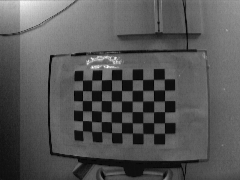
%> input picture DATA/PTU/output/pan/frame_00001.pgm, 240 x 180 px
$ octave modifyImageAccPanTilt.m   (GNU Octave 9; MATLAB toolbox functions it lacks are replaced by stand-ins)
%> lines starting %> are read from the running program, lines starting %| are printed output that depends on the picture
### calibration/computeRotationTranslationFromPanTiltAngle.m
function [T, R] = computeRotationTranslationFromPanTiltAngle(angle_panOrTilt, r_panOrTilt, v_panOrTilt, w_panOrTilt)
% computeRotationTranslationFromPanTiltAngle
%   angle_panOrTilt    		- The pan or tilt angle.
%   r_panOrTilt		    	- Rotation matrix for pan or tilt.
%   v_panOrTilt   			- Translation vector for pan or tilt.
%   w_panOrTilt 		   	- The L (s-s^T - I where s is the rotation axis)
%
% RETURN
%   T  			- The output Translation vector
%   R           - The output Rotation matrix
% DESCRIPTION
%   The function computes the Rotation matrix and Translation vector from a specific
%	pan or titl angle. See Eq. 7 and 8 in:
%	F. Barranco, C. Fermuller, Y. Aloimonos, T. Delbruck
%	Frontiers in Neuroscience: Neuromorphic Engineering, 1-16, 2015.
%
%   Copyright (C) 2015  Francisco Barranco, 01/12/2015, Universidad de Granada.
%   License, GNU GPL, free software, without any warranty.
%

% T(theta) = ((1-cos(theta)(r^T*r-I) + sin(theta)*Ar)*v
term1 = (1-cos(angle_panOrTilt))*(r_panOrTilt'*r_panOrTilt - eye(3));
term2 = sin(angle_panOrTilt)*[0 -r_panOrTilt(3) r_panOrTilt(2); r_panOrTilt(3) 0 -r_panOrTilt(1); -r_panOrTilt(2) r_panOrTilt(1) 0];
T = ((term1+term2)*v_panOrTilt')';

% R(theta) = w^T*w + cos(theta)*(I - w^T*w) + sin(theta)*Aw
term1 = w_panOrTilt'*w_panOrTilt;
term2 = cos(angle_panOrTilt)*(eye(3) - term1);
term3 = sin(angle_panOrTilt)*[0 -w_panOrTilt(3) w_panOrTilt(2); w_panOrTilt(3) 0 -w_panOrTilt(1); -w_panOrTilt(2) w_panOrTilt(1) 0];
R = term1 + term2 + term3;

end

### calibration/modifyImageAccPanTilt.m
% modifyImageAccPanTilt
%
% DESCRIPTION
%   This script modifies the image in the original geometry of the camera to a new
%	camera configuration. Please, take into account that this processing only works
%	when all the objects in the scene are in the same plane, since there is no information
%	of the real 3D position of the objects in the scene.
%
%   Copyright (C) 2015  Francisco Barranco, 01/12/2015, Universidad de Granada.
%   License, GNU GPL, free software, without any warranty.
%

% Apply transformation to original image according to the camera - PTU calibration
%

% This are example values
% angle_pan = 0;
% angle_tilt = -5*pi/180;

angle_pan = 0;
angle_tilt = -5*pi/180;

r_pan= [-0.052 0.997 -0.052];
r_tilt= [-0.940 0.324 -0.105];
v_pan= [46.554 312.956 -3.629];
v_tilt= [-221.493 -86.002 -2.419];
w_pan= [0.053 0.997 -0.053];
w_tilt= [-0.994 0.110 -0.016];

cameraParams.FocalLength= [546.0794 549.6377];
cameraParams.PrincipalPoint= [322.5364 246.0242];


% read images
%image_base = imresize(rgb2gray(imread('image_base.bmp')), [480 640]);
%image_m5tilt = imresize(rgb2gray(imread('image_m5tilt.bmp')), [480 640]);

image_base = imresize(rgb2gray(imread('./DATA/PTU/output/pan/frame_00001.pgm')), [480 640]);
%> image_base: size 480x640 uint8; min 0, max 255, mean 86.2
image_m5tilt = imresize(rgb2gray(imread('./DATA/PTU/output/pan/frame_00120.pgm')), [480 640]);
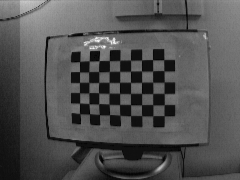
%> input picture DATA/PTU/output/tilt/frame_00120.pgm, 240 x 180 px
%> image_m5tilt: size 480x640 uint8; min 0, max 255, mean 81.4


% Compute the translation and rotation
[Trans_pan, Rot_pan] = computeRotationTranslationFromPanTiltAngle(angle_pan, r_pan, v_pan, w_pan);
[Trans_tilt, Rot_tilt] = computeRotationTranslationFromPanTiltAngle(angle_tilt, r_tilt, v_tilt, w_tilt);

% % Now get the coordinates
% [height,width] = size(image_base);
% [XX, YY] = meshgrid(1:width, 1:height);

% Apply pan transfromation
M_pan = [Rot_pan,Trans_pan'];
M_pan(4,:) = [0 0 0 1];

% Apply tilt transfromation
M_tilt = [Rot_tilt,Trans_tilt'];
M_tilt(4,:) = [0 0 0 1];
% [27 lines of commented-out code are left out]

%%
M = [Rot_tilt,Trans_tilt'];
M(4,:) = [0 0 0 1];

[height,width] = size(image_base);
%> height = 480; width = 640
[uu, vv] = meshgrid(1:width, 1:height);
X_realWorld = uu - cameraParams.PrincipalPoint(1);
Y_realWorld = vv - cameraParams.PrincipalPoint(2);
Z_realWorld = cameraParams.FocalLength(1);
% Z_realWorld = 0;

% From 3D to transformed 3D
X_trans = X_realWorld*M(1,1) + Y_realWorld*M(1,2) + Z_realWorld*M(1,3) + M(1,4);
Y_trans = X_realWorld*M(2,1) + Y_realWorld*M(2,2) + Z_realWorld*M(2,3) + M(2,4);
Z_trans = X_realWorld*M(3,1) + Y_realWorld*M(3,2) + Z_realWorld*M(3,3) + M(3,4);

% From 3D to 2D again
inv_Z = 1.0./Z_trans;
inv_Z(Z_trans==0)=1;
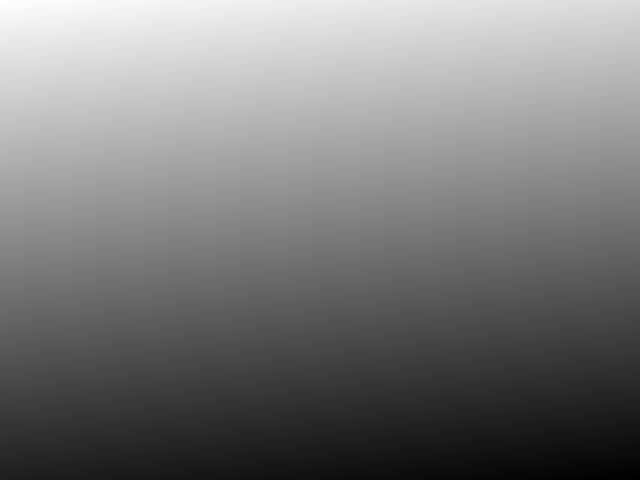
%> inv_Z: size 480x640 double; min 0.00181, max 0.00198, mean 0.00189; drawn with min black and max white

u = floor((cameraParams.FocalLength(1)*X_trans).*inv_Z + cameraParams.PrincipalPoint(1) +0.5);
v = floor((cameraParams.FocalLength(2)*Y_trans).*inv_Z + cameraParams.PrincipalPoint(2) +0.5);

UV(:,:,1)=u-uu; UV(:,:,2)=v-vv;
%> after `UV(:,:,1)=u-uu`:
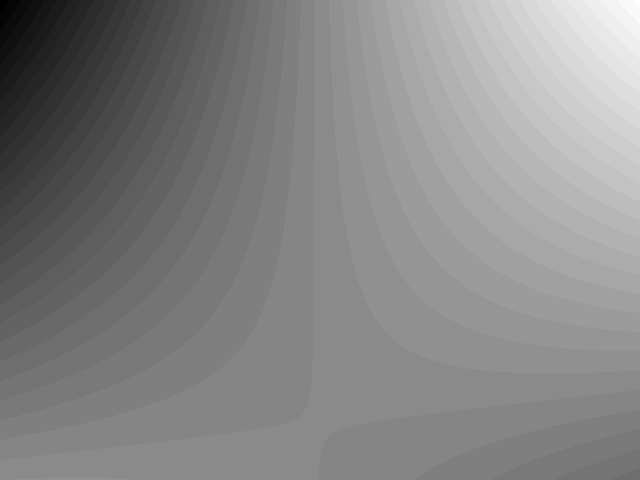
%> UV: size 480x640 double; min -29, max 17, mean -4.96; drawn with min black and max white
%> (the run ends here)
